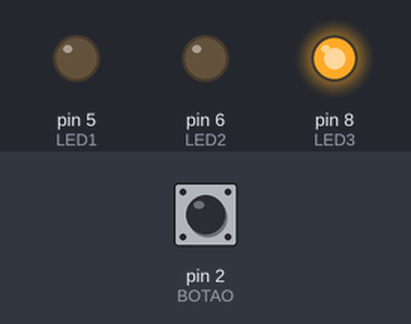
Simulated run of this sketch. Board: Arduino Uno, built with avr-gcc and run on an emulated ATmega328P. On the bench: output pins drawn as LEDs (lit = HIGH). Dashed ring = blinking. The inputs (shaded band) are chosen by the test bench; at power-on: pin 2 (BOTAO) LOW. What the sketch prints to the serial monitor is not drawn.

Above: at 1.2 s.
1.3 s: pin 2 (BOTAO) pulled HIGH for 3.2 s
At 4.2 s:
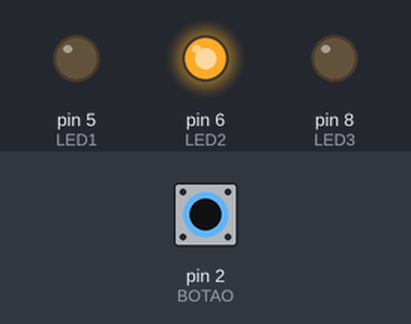
At 4.75 s:
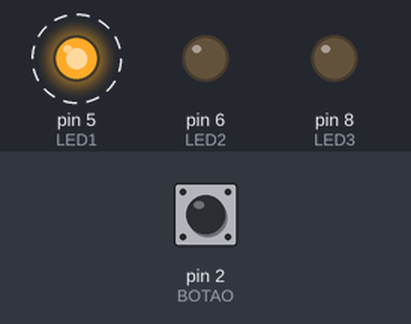
Timing chart, 0 to 13.5 s (numbered marks = the images above; inputs shaded):
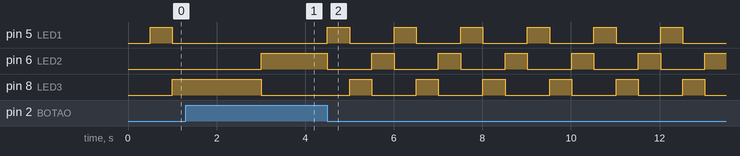

Measured:
- by itself, pin 5 (LED1): alternates HIGH for 0.50 s and LOW for 1.0 s
- by itself, pin 6 (LED2): repeats every 1.5 s: LOW 1.0 s, HIGH 0.50 s
- by itself, pin 8 (LED3): repeats every 1.5 s: HIGH 0.50 s, LOW 1.0 s

The sketch:

ledAnimado.ino
```cpp
const int LED1 = 5;
const int LED2 = 6;
const int LED3 = 8;
const int BOTAO = 2;
int pressionado = 0;
int estadoLEDVerde = LOW;
int estadoLEDAmarelo = LOW;
int estadoLEDVermelho = LOW;
unsigned long tempoAnterior = 0; // Armazena o último momento em que o LED foi atualizado
long PERIODO = 500;
char vezDe = 1;
void setup() {
  Serial.begin(9600);
  pinMode(LED1, OUTPUT);
  pinMode(LED2, OUTPUT);
  pinMode(LED3, OUTPUT);
}

void loop() {
  unsigned long tempoAtual = millis();
  if ((tempoAtual - tempoAnterior) >= PERIODO) {
    tempoAnterior = tempoAtual;

    if(vezDe == 3){
          vezDe = 2;
          estadoLEDVerde = HIGH;
          estadoLEDAmarelo = LOW;
          estadoLEDVermelho = LOW;
      }
    else if(vezDe == 2){
          vezDe = 1;
          estadoLEDVerde = LOW;
          estadoLEDAmarelo = HIGH;
          estadoLEDVermelho = LOW;
     }
     else{
          vezDe = 3;
          estadoLEDVerde = LOW;
          estadoLEDAmarelo = LOW;
          estadoLEDVermelho = HIGH;
      }

  }


   digitalWrite(LED1, estadoLEDVermelho);
   digitalWrite(LED2, estadoLEDAmarelo);
   digitalWrite(LED3, estadoLEDVerde);
   isPressionado();
  Serial.println(vezDe);
}

int isPressionado(){

  pressionado = digitalRead(BOTAO);
  if(pressionado){
    PERIODO = 2000;

  }
  else{
    PERIODO = 500;
   }
}
```
